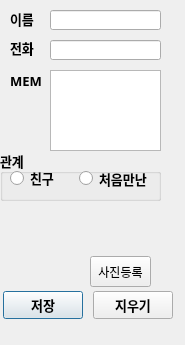
<?xml version="1.0" encoding="UTF-8"?>
<ui version="4.0">
 <class>Dialog</class>
 <widget class="QDialog" name="Dialog">
  <property name="geometry">
   <rect>
    <x>0</x>
    <y>0</y>
    <width>185</width>
    <height>345</height>
   </rect>
  </property>
  <property name="windowTitle">
   <string>미니페이스북</string>
  </property>
  <property name="windowIcon">
   <iconset>
    <normaloff>ㅇㅅㄷ.png</normaloff>ㅇㅅㄷ.png</iconset>
  </property>
  <widget class="QLabel" name="lbl_name">
   <property name="geometry">
    <rect>
     <x>10</x>
     <y>9</y>
     <width>31</width>
     <height>20</height>
    </rect>
   </property>
   <property name="font">
    <font>
     <family>Agency FB</family>
     <pointsize>10</pointsize>
     <weight>75</weight>
     <bold>true</bold>
    </font>
   </property>
   <property name="text">
    <string>이름</string>
   </property>
  </widget>
  <widget class="QLabel" name="lbl_phone">
   <property name="geometry">
    <rect>
     <x>10</x>
     <y>40</y>
     <width>31</width>
     <height>16</height>
    </rect>
   </property>
   <property name="font">
    <font>
     <family>Agency FB</family>
     <pointsize>10</pointsize>
     <weight>75</weight>
     <bold>true</bold>
    </font>
   </property>
   <property name="text">
    <string>전화</string>
   </property>
  </widget>
  <widget class="QLabel" name="lbl_memo">
   <property name="geometry">
    <rect>
     <x>10</x>
     <y>70</y>
     <width>31</width>
     <height>21</height>
    </rect>
   </property>
   <property name="font">
    <font>
     <family>Agency FB</family>
     <pointsize>10</pointsize>
     <weight>75</weight>
     <bold>true</bold>
    </font>
   </property>
   <property name="text">
    <string>MEMO</string>
   </property>
  </widget>
  <widget class="QLineEdit" name="lineEdit_name">
   <property name="geometry">
    <rect>
     <x>50</x>
     <y>10</y>
     <width>111</width>
     <height>20</height>
    </rect>
   </property>
  </widget>
  <widget class="QLineEdit" name="lineEdit_phone">
   <property name="geometry">
    <rect>
     <x>50</x>
     <y>40</y>
     <width>111</width>
     <height>20</height>
    </rect>
   </property>
  </widget>
  <widget class="QTextEdit" name="textEdit_memo">
   <property name="geometry">
    <rect>
     <x>50</x>
     <y>70</y>
     <width>111</width>
     <height>81</height>
    </rect>
   </property>
  </widget>
  <widget class="QWidget" name="horizontalLayoutWidget">
   <property name="geometry">
    <rect>
     <x>0</x>
     <y>290</y>
     <width>176</width>
     <height>31</height>
    </rect>
   </property>
   <layout class="QHBoxLayout" name="horizontalLayout">
    <item>
     <spacer name="horizontalSpacer_2">
      <property name="orientation">
       <enum>Qt::Horizontal</enum>
      </property>
      <property name="sizeHint" stdset="0">
       <size>
        <width>40</width>
        <height>20</height>
       </size>
      </property>
     </spacer>
    </item>
    <item>
     <widget class="QPushButton" name="btn_Save">
      <property name="font">
       <font>
        <family>Agency FB</family>
        <pointsize>10</pointsize>
        <weight>75</weight>
        <bold>true</bold>
       </font>
      </property>
      <property name="text">
       <string>저장</string>
      </property>
     </widget>
    </item>
    <item>
     <spacer name="horizontalSpacer">
      <property name="orientation">
       <enum>Qt::Horizontal</enum>
      </property>
      <property name="sizeHint" stdset="0">
       <size>
        <width>40</width>
        <height>20</height>
       </size>
      </property>
     </spacer>
    </item>
    <item>
     <widget class="QPushButton" name="btn_remove">
      <property name="font">
       <font>
        <family>Agency FB</family>
        <pointsize>10</pointsize>
        <weight>75</weight>
        <bold>true</bold>
       </font>
      </property>
      <property name="text">
       <string>지우기</string>
      </property>
     </widget>
    </item>
    <item>
     <spacer name="horizontalSpacer_3">
      <property name="orientation">
       <enum>Qt::Horizontal</enum>
      </property>
      <property name="sizeHint" stdset="0">
       <size>
        <width>40</width>
        <height>20</height>
       </size>
      </property>
     </spacer>
    </item>
   </layout>
  </widget>
  <widget class="QGroupBox" name="groupBox">
   <property name="geometry">
    <rect>
     <x>0</x>
     <y>150</y>
     <width>161</width>
     <height>51</height>
    </rect>
   </property>
   <property name="font">
    <font>
     <family>Agency FB</family>
     <pointsize>10</pointsize>
     <weight>75</weight>
     <bold>true</bold>
    </font>
   </property>
   <property name="title">
    <string>관계</string>
   </property>
   <widget class="QRadioButton" name="radioButton_1">
    <property name="geometry">
     <rect>
      <x>10</x>
      <y>20</y>
      <width>51</width>
      <height>16</height>
     </rect>
    </property>
    <property name="text">
     <string>친구</string>
    </property>
   </widget>
   <widget class="QRadioButton" name="radioButton_2">
    <property name="geometry">
     <rect>
      <x>79</x>
      <y>13</y>
      <width>81</width>
      <height>31</height>
     </rect>
    </property>
    <property name="text">
     <string>처음만난</string>
    </property>
   </widget>
  </widget>
  <widget class="QLabel" name="lbl_picture">
   <property name="geometry">
    <rect>
     <x>0</x>
     <y>200</y>
     <width>81</width>
     <height>91</height>
    </rect>
   </property>
   <property name="text">
    <string/>
   </property>
   <property name="pixmap">
    <pixmap>코트.jpg</pixmap>
   </property>
   <property name="scaledContents">
    <bool>true</bool>
   </property>
  </widget>
  <widget class="QPushButton" name="btn_picture">
   <property name="geometry">
    <rect>
     <x>90</x>
     <y>256</y>
     <width>61</width>
     <height>31</height>
    </rect>
   </property>
   <property name="text">
    <string>사진등록</string>
   </property>
  </widget>
 </widget>
 <resources/>
 <connections/>
</ui>
